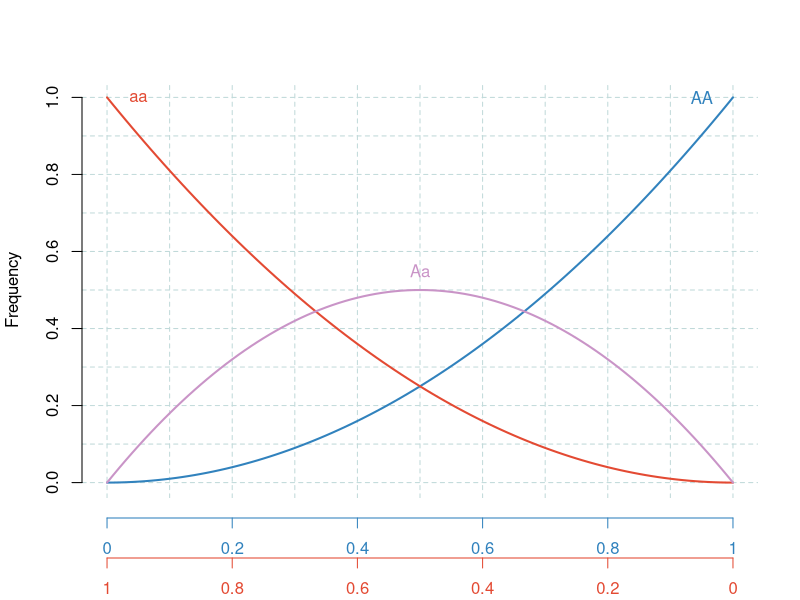

This chart was generated by the following R code:
## ---- chunk 1
#Hardy Weinberg Principle

p = seq(0,1,0.01)
q = 1-p

homo.p <- p^2 
hetero <- 2*p*q
homo.q <- q^2

#data.frame(p,q,homo.p,hetero,homo.q)

plot(p,homo.p,type="n",axes=FALSE,xlab="",ylab="")

abline(v=seq(0,1,0.1),col="#C0D9D9",lty=2)
abline(h=seq(0,1,0.1),col="#C0D9D9",lty=2)

points(p,homo.p,type="l",lwd=2,col="#3182bd")
points(p,homo.q,type="l",lwd=2,col="#e34a33")
points(p,hetero,type="l",lwd=2,col="#c994c7")

axlab = seq(0,1,0.2)
axis(1,line=1,col.axis="#3182bd",col="#3182bd",at=axlab,label=axlab)
axis(1,line=3,col.axis="#e34a33",col="#e34a33",at=axlab,label=rev(axlab))
axis(2)
title(ylab="Frequency")
text(x=0.05,y=1,"aa",col="#e34a33")
text(x=0.95,y=1,"AA",col="#3182bd")
text(x=0.5,y=0.55,"Aa",col="#c994c7")

